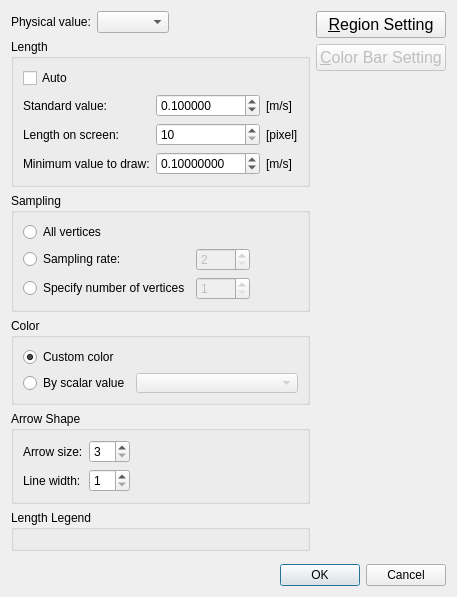
<?xml version="1.0" encoding="UTF-8"?>
<ui version="4.0">
 <class>Post2dWindowArrowUnstructuredSettingDialog</class>
 <widget class="QDialog" name="Post2dWindowArrowUnstructuredSettingDialog">
  <property name="geometry">
   <rect>
    <x>0</x>
    <y>0</y>
    <width>454</width>
    <height>597</height>
   </rect>
  </property>
  <property name="windowTitle">
   <string>Arrow Setting</string>
  </property>
  <layout class="QVBoxLayout" name="verticalLayout_5">
   <item>
    <layout class="QHBoxLayout" name="horizontalLayout_3">
     <item>
      <layout class="QVBoxLayout" name="verticalLayout_4">
       <item>
        <layout class="QHBoxLayout" name="horizontalLayout">
         <item>
          <widget class="QLabel" name="physValLabel">
           <property name="minimumSize">
            <size>
             <width>80</width>
             <height>0</height>
            </size>
           </property>
           <property name="text">
            <string>Physical value:</string>
           </property>
          </widget>
         </item>
         <item>
          <widget class="QComboBox" name="solutionComboBox"/>
         </item>
         <item>
          <spacer name="horizontalSpacer_4">
           <property name="orientation">
            <enum>Qt::Horizontal</enum>
           </property>
           <property name="sizeHint" stdset="0">
            <size>
             <width>40</width>
             <height>0</height>
            </size>
           </property>
          </spacer>
         </item>
        </layout>
       </item>
       <item>
        <widget class="QGroupBox" name="lengthGroupBox">
         <property name="title">
          <string>Length</string>
         </property>
         <layout class="QVBoxLayout" name="verticalLayout">
          <item>
           <widget class="QCheckBox" name="lengthAutoCheckBox">
            <property name="text">
             <string>Auto</string>
            </property>
           </widget>
          </item>
          <item>
           <layout class="QHBoxLayout" name="horizontalLayout_5">
            <item>
             <layout class="QGridLayout" name="gridLayout_2">
              <item row="0" column="0">
               <widget class="QLabel" name="stdValueLabel">
                <property name="text">
                 <string>Standard value:</string>
                </property>
               </widget>
              </item>
              <item row="0" column="1">
               <widget class="QDoubleSpinBox" name="stdValueSpinBox">
                <property name="decimals">
                 <number>6</number>
                </property>
                <property name="minimum">
                 <double>0.001000000000000</double>
                </property>
                <property name="maximum">
                 <double>100.000000000000000</double>
                </property>
                <property name="singleStep">
                 <double>0.100000000000000</double>
                </property>
                <property name="value">
                 <double>0.100000000000000</double>
                </property>
               </widget>
              </item>
              <item row="0" column="2">
               <widget class="QLabel" name="stdValueUnitLabel">
                <property name="text">
                 <string>[m/s]</string>
                </property>
               </widget>
              </item>
              <item row="1" column="0">
               <widget class="QLabel" name="legendLenLabel">
                <property name="text">
                 <string>Length on screen:</string>
                </property>
               </widget>
              </item>
              <item row="1" column="1">
               <widget class="QSpinBox" name="legendLengthSpinBox">
                <property name="minimum">
                 <number>10</number>
                </property>
                <property name="maximum">
                 <number>1000</number>
                </property>
               </widget>
              </item>
              <item row="1" column="2">
               <widget class="QLabel" name="legendLenUnitLabel">
                <property name="text">
                 <string>[pixel]</string>
                </property>
               </widget>
              </item>
              <item row="2" column="0">
               <widget class="QLabel" name="minValueLabel">
                <property name="text">
                 <string>Minimum value to draw:</string>
                </property>
               </widget>
              </item>
              <item row="2" column="1">
               <widget class="QDoubleSpinBox" name="minValueSpinBox">
                <property name="decimals">
                 <number>8</number>
                </property>
                <property name="minimum">
                 <double>0.001000000000000</double>
                </property>
                <property name="maximum">
                 <double>100.000000000000000</double>
                </property>
                <property name="singleStep">
                 <double>0.100000000000000</double>
                </property>
                <property name="value">
                 <double>0.100000000000000</double>
                </property>
               </widget>
              </item>
              <item row="2" column="2">
               <widget class="QLabel" name="minValueUnitLabel">
                <property name="text">
                 <string>[m/s]</string>
                </property>
               </widget>
              </item>
             </layout>
            </item>
            <item>
             <spacer name="horizontalSpacer_5">
              <property name="orientation">
               <enum>Qt::Horizontal</enum>
              </property>
              <property name="sizeHint" stdset="0">
               <size>
                <width>40</width>
                <height>20</height>
               </size>
              </property>
             </spacer>
            </item>
           </layout>
          </item>
         </layout>
        </widget>
       </item>
       <item>
        <widget class="QGroupBox" name="samplingGroupBox">
         <property name="title">
          <string>Sampling</string>
         </property>
         <layout class="QHBoxLayout" name="horizontalLayout_4">
          <item>
           <layout class="QGridLayout" name="gridLayout">
            <item row="0" column="0">
             <widget class="QRadioButton" name="samplingAllRadioButton">
              <property name="text">
               <string>All vertices</string>
              </property>
             </widget>
            </item>
            <item row="1" column="0">
             <widget class="QRadioButton" name="samplingRateRadioButton">
              <property name="text">
               <string>Sampling rate:</string>
              </property>
             </widget>
            </item>
            <item row="1" column="1">
             <widget class="QSpinBox" name="samplingRateSpinBox">
              <property name="enabled">
               <bool>false</bool>
              </property>
              <property name="minimum">
               <number>2</number>
              </property>
              <property name="maximum">
               <number>99</number>
              </property>
             </widget>
            </item>
            <item row="2" column="0">
             <widget class="QRadioButton" name="samplingNumberRadioButton">
              <property name="text">
               <string>Specify number of vertices</string>
              </property>
             </widget>
            </item>
            <item row="2" column="1">
             <widget class="QSpinBox" name="samplingNumberSpinBox">
              <property name="enabled">
               <bool>false</bool>
              </property>
              <property name="minimum">
               <number>1</number>
              </property>
              <property name="maximum">
               <number>9999</number>
              </property>
             </widget>
            </item>
           </layout>
          </item>
          <item>
           <spacer name="horizontalSpacer_3">
            <property name="orientation">
             <enum>Qt::Horizontal</enum>
            </property>
            <property name="sizeHint" stdset="0">
             <size>
              <width>133</width>
              <height>20</height>
             </size>
            </property>
           </spacer>
          </item>
         </layout>
        </widget>
       </item>
       <item>
        <widget class="QGroupBox" name="colorGroupBox">
         <property name="title">
          <string>Color</string>
         </property>
         <layout class="QGridLayout" name="gridLayout_3">
          <item row="0" column="0">
           <widget class="QRadioButton" name="specificRadioButton">
            <property name="sizePolicy">
             <sizepolicy hsizetype="Minimum" vsizetype="Fixed">
              <horstretch>0</horstretch>
              <verstretch>0</verstretch>
             </sizepolicy>
            </property>
            <property name="text">
             <string>Custom color</string>
            </property>
            <property name="checked">
             <bool>true</bool>
            </property>
           </widget>
          </item>
          <item row="0" column="1">
           <layout class="QHBoxLayout" name="horizontalLayout_2">
            <item>
             <widget class="ColorEditWidget" name="colorEditWidget"/>
            </item>
            <item>
             <spacer name="horizontalSpacer">
              <property name="orientation">
               <enum>Qt::Horizontal</enum>
              </property>
              <property name="sizeHint" stdset="0">
               <size>
                <width>40</width>
                <height>10</height>
               </size>
              </property>
             </spacer>
            </item>
           </layout>
          </item>
          <item row="1" column="0">
           <widget class="QRadioButton" name="scalarRadioButton">
            <property name="text">
             <string>By scalar value</string>
            </property>
           </widget>
          </item>
          <item row="1" column="1">
           <widget class="QComboBox" name="scalarComboBox">
            <property name="enabled">
             <bool>false</bool>
            </property>
            <property name="minimumSize">
             <size>
              <width>120</width>
              <height>20</height>
             </size>
            </property>
           </widget>
          </item>
         </layout>
        </widget>
       </item>
       <item>
        <widget class="QGroupBox" name="arrowShapeGroupBox">
         <property name="title">
          <string>Arrow Shape</string>
         </property>
         <layout class="QHBoxLayout" name="horizontalLayout_6">
          <item>
           <layout class="QGridLayout" name="gridLayout_4">
            <item row="0" column="0">
             <widget class="QLabel" name="arrowSizeLabel">
              <property name="text">
               <string>Arrow size:</string>
              </property>
             </widget>
            </item>
            <item row="0" column="1">
             <widget class="QSpinBox" name="arrowSizeSpinBox">
              <property name="minimum">
               <number>3</number>
              </property>
              <property name="maximum">
               <number>20</number>
              </property>
             </widget>
            </item>
            <item row="1" column="0">
             <widget class="QLabel" name="lineWidthLabel">
              <property name="text">
               <string>Line width:</string>
              </property>
             </widget>
            </item>
            <item row="1" column="1">
             <widget class="QSpinBox" name="lineWidthSpinBox">
              <property name="minimum">
               <number>1</number>
              </property>
              <property name="maximum">
               <number>11</number>
              </property>
             </widget>
            </item>
           </layout>
          </item>
          <item>
           <spacer name="horizontalSpacer_6">
            <property name="orientation">
             <enum>Qt::Horizontal</enum>
            </property>
            <property name="sizeHint" stdset="0">
             <size>
              <width>157</width>
              <height>20</height>
             </size>
            </property>
           </spacer>
          </item>
         </layout>
        </widget>
       </item>
       <item>
        <widget class="QGroupBox" name="legendTextGroupBox">
         <property name="title">
          <string>Length Legend</string>
         </property>
         <layout class="QVBoxLayout" name="verticalLayout_2">
          <item>
           <widget class="vtkTextPropertySettingWidget" name="legendTextWidget" native="true"/>
          </item>
         </layout>
        </widget>
       </item>
       <item>
        <spacer name="verticalSpacer">
         <property name="orientation">
          <enum>Qt::Vertical</enum>
         </property>
         <property name="sizeHint" stdset="0">
          <size>
           <width>20</width>
           <height>13</height>
          </size>
         </property>
        </spacer>
       </item>
      </layout>
     </item>
     <item>
      <layout class="QVBoxLayout" name="verticalLayout_3">
       <item>
        <widget class="QPushButton" name="regionSettingButton">
         <property name="font">
          <font>
           <pointsize>12</pointsize>
          </font>
         </property>
         <property name="text">
          <string>&amp;Region Setting</string>
         </property>
        </widget>
       </item>
       <item>
        <widget class="QPushButton" name="colorbarSettingButton">
         <property name="enabled">
          <bool>false</bool>
         </property>
         <property name="font">
          <font>
           <pointsize>12</pointsize>
          </font>
         </property>
         <property name="text">
          <string>&amp;Color Bar Setting</string>
         </property>
        </widget>
       </item>
       <item>
        <spacer name="verticalSpacer_2">
         <property name="orientation">
          <enum>Qt::Vertical</enum>
         </property>
         <property name="sizeHint" stdset="0">
          <size>
           <width>20</width>
           <height>40</height>
          </size>
         </property>
        </spacer>
       </item>
      </layout>
     </item>
    </layout>
   </item>
   <item>
    <widget class="QDialogButtonBox" name="buttonBox">
     <property name="orientation">
      <enum>Qt::Horizontal</enum>
     </property>
     <property name="standardButtons">
      <set>QDialogButtonBox::Cancel|QDialogButtonBox::Ok</set>
     </property>
    </widget>
   </item>
  </layout>
 </widget>
 <customwidgets>
  <customwidget>
   <class>ColorEditWidget</class>
   <extends>QLabel</extends>
   <header>guibase/widget/coloreditwidget.h</header>
   <container>1</container>
  </customwidget>
  <customwidget>
   <class>vtkTextPropertySettingWidget</class>
   <extends>QWidget</extends>
   <header>guibase/vtktextpropertysettingwidget.h</header>
   <container>1</container>
  </customwidget>
 </customwidgets>
 <resources/>
 <connections>
  <connection>
   <sender>buttonBox</sender>
   <signal>accepted()</signal>
   <receiver>Post2dWindowArrowUnstructuredSettingDialog</receiver>
   <slot>accept()</slot>
   <hints>
    <hint type="sourcelabel">
     <x>200</x>
     <y>479</y>
    </hint>
    <hint type="destinationlabel">
     <x>157</x>
     <y>274</y>
    </hint>
   </hints>
  </connection>
  <connection>
   <sender>buttonBox</sender>
   <signal>rejected()</signal>
   <receiver>Post2dWindowArrowUnstructuredSettingDialog</receiver>
   <slot>reject()</slot>
   <hints>
    <hint type="sourcelabel">
     <x>200</x>
     <y>479</y>
    </hint>
    <hint type="destinationlabel">
     <x>285</x>
     <y>274</y>
    </hint>
   </hints>
  </connection>
  <connection>
   <sender>samplingRateRadioButton</sender>
   <signal>toggled(bool)</signal>
   <receiver>samplingRateSpinBox</receiver>
   <slot>setEnabled(bool)</slot>
   <hints>
    <hint type="sourcelabel">
     <x>102</x>
     <y>237</y>
    </hint>
    <hint type="destinationlabel">
     <x>234</x>
     <y>239</y>
    </hint>
   </hints>
  </connection>
  <connection>
   <sender>samplingNumberRadioButton</sender>
   <signal>toggled(bool)</signal>
   <receiver>samplingNumberSpinBox</receiver>
   <slot>setEnabled(bool)</slot>
   <hints>
    <hint type="sourcelabel">
     <x>142</x>
     <y>263</y>
    </hint>
    <hint type="destinationlabel">
     <x>234</x>
     <y>265</y>
    </hint>
   </hints>
  </connection>
  <connection>
   <sender>lengthAutoCheckBox</sender>
   <signal>toggled(bool)</signal>
   <receiver>stdValueSpinBox</receiver>
   <slot>setDisabled(bool)</slot>
   <hints>
    <hint type="sourcelabel">
     <x>36</x>
     <y>70</y>
    </hint>
    <hint type="destinationlabel">
     <x>151</x>
     <y>98</y>
    </hint>
   </hints>
  </connection>
  <connection>
   <sender>lengthAutoCheckBox</sender>
   <signal>toggled(bool)</signal>
   <receiver>legendLengthSpinBox</receiver>
   <slot>setDisabled(bool)</slot>
   <hints>
    <hint type="sourcelabel">
     <x>59</x>
     <y>69</y>
    </hint>
    <hint type="destinationlabel">
     <x>220</x>
     <y>130</y>
    </hint>
   </hints>
  </connection>
  <connection>
   <sender>specificRadioButton</sender>
   <signal>toggled(bool)</signal>
   <receiver>colorEditWidget</receiver>
   <slot>setEnabled(bool)</slot>
   <hints>
    <hint type="sourcelabel">
     <x>65</x>
     <y>320</y>
    </hint>
    <hint type="destinationlabel">
     <x>135</x>
     <y>319</y>
    </hint>
   </hints>
  </connection>
  <connection>
   <sender>lengthAutoCheckBox</sender>
   <signal>toggled(bool)</signal>
   <receiver>minValueSpinBox</receiver>
   <slot>setDisabled(bool)</slot>
   <hints>
    <hint type="sourcelabel">
     <x>74</x>
     <y>69</y>
    </hint>
    <hint type="destinationlabel">
     <x>162</x>
     <y>148</y>
    </hint>
   </hints>
  </connection>
  <connection>
   <sender>scalarRadioButton</sender>
   <signal>toggled(bool)</signal>
   <receiver>colorbarSettingButton</receiver>
   <slot>setEnabled(bool)</slot>
   <hints>
    <hint type="sourcelabel">
     <x>78</x>
     <y>338</y>
    </hint>
    <hint type="destinationlabel">
     <x>364</x>
     <y>57</y>
    </hint>
   </hints>
  </connection>
 </connections>
</ui>
